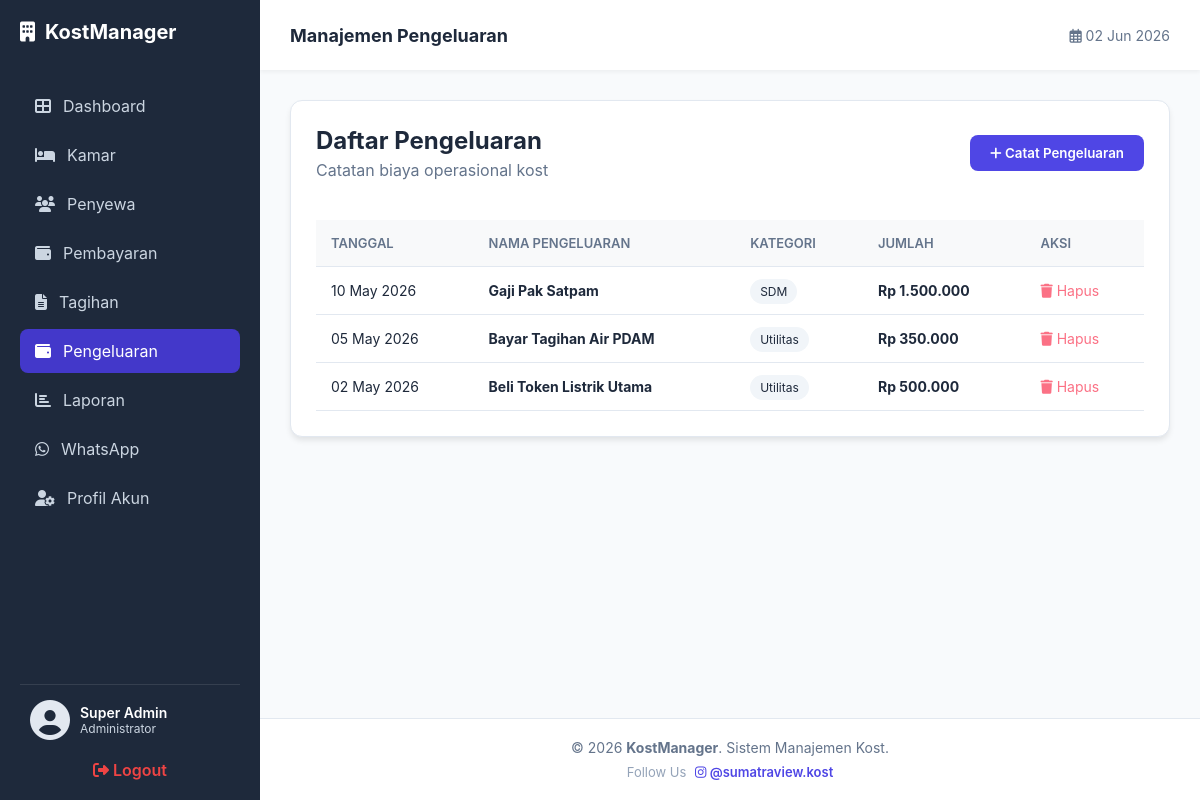
The app's page /pengeluaran.php (signed in) with its own data.
### tables this page shows
CREATE TABLE `pengeluaran` (
  `id_pengeluaran` int(11) NOT NULL,
  `nama_pengeluaran` varchar(100) DEFAULT NULL,
  `kategori` varchar(50) DEFAULT NULL,
  `jumlah` decimal(10,2) DEFAULT NULL,
  `tanggal` date DEFAULT NULL,
  `keterangan` text DEFAULT NULL
);

### pengeluaran.php (the view, shortened to what this page needs)
<?php
require 'koneksi.php';
$sql = "SELECT * FROM pengeluaran ORDER BY tanggal DESC";
$result = mysqli_query($conn, $sql);
?>
<!DOCTYPE html>
<html lang="id">
<head>
    <link rel="stylesheet" href="style.css">
    <link rel="stylesheet" href="https://cdnjs.cloudflare.com/ajax/libs/font-awesome/6.4.0/css/all.min.css">
</head>
<body>
    <?php include 'includes/sidebar.php'; ?>
    <div class="main-wrapper">
        <header class="header">
            <div class="header-left">
                <h2 style="margin:0; font-size: 18px; color: #1e293b;">Manajemen Pengeluaran</h2>
            </div>
            <div class="header-right">
                <span style="color: #64748b; font-size: 14px;"><i class="far fa-calendar-alt"></i> <?= date('d M Y') ?></span>
            </div>
        </header>
        <main class="main-content">
            <div class="data-section">
                <div style="display: flex; justify-content: space-between; align-items: center; margin-bottom: 25px;">
                    <div>
                        <h1 style="margin: 0; font-size: 24px; color: #1e293b;">Daftar Pengeluaran</h1>
                        <p style="color: #64748b; margin-top: 5px;">Catatan biaya operasional kost</p>
                    </div>
                    <button class="btn-add" onclick="document.getElementById('modalPengeluaran').style.display='flex'">
                        <i class="fas fa-plus"></i> Catat Pengeluaran
                    </button>
                </div>
                <div style="overflow-x: auto;">
                    <table>
                        <thead>
                            <tr>
                                <th>Tanggal</th>
                                <th>Nama Pengeluaran</th>
                                <th>Kategori</th>
                                <th>Jumlah</th>
                                <th>Aksi</th>
                            </tr>
                        </thead>
                        <tbody>
                            <?php if(mysqli_num_rows($result) > 0): ?>
                                <?php while($row = mysqli_fetch_assoc($result)): ?>
                                <tr>
                                    <td><?= date('d M Y', strtotime($row['tanggal'])) ?></td>
                                    <td><strong><?= htmlspecialchars($row['nama_pengeluaran']) ?></strong></td>
                                    <td><span style="background:#f1f5f9; padding:5px 10px; border-radius:15px; font-size:12px;"><?= htmlspecialchars($row['kategori']) ?></span></td>
                                    <td><strong>Rp <?= number_format($row['jumlah'], 0, ',', '.') ?></strong></td>
                                    <td>
                                        <a href="pengeluaran.php?hapus=<?= $row['id_pengeluaran'] ?>" onclick="return confirm('Hapus catatan ini?')" style="color: #fb7185; text-decoration: none;">
                                            <i class="fas fa-trash"></i> Hapus
                                        </a>
                                    </td>
                                </tr>
                                <?php endwhile; ?>
                            <?php else: ?>
                                <tr><td colspan="5" style="text-align: center; padding: 40px; color: #94a3b8;">Belum ada data pengeluaran.</td></tr>
                            <?php endif; ?>
                        </tbody>
                    </table>
                </div>
            </div>
        </main>
        <?php include 'includes/footer.php'; ?>
    </div>
</body>
</html>

### style.css (style rules this page uses)
* { margin: 0; padding: 0; box-sizing: border-box; font-family: 'Inter', sans-serif; }
body { display: flex; background-color: #f8f9fa; min-height: 100vh; }
.main-content { flex: 1; padding: 30px; }
.data-section { background: white; border-radius: 15px; padding: 25px; box-shadow: 0 4px 6px -1px rgba(0,0,0,0.1); }
.btn-add { background: #4f46e5; color: white; padding: 10px 20px; border-radius: 8px; text-decoration: none; font-weight: 500; }
table { width: 100%; border-collapse: collapse; margin-top: 10px; }
table th { text-align: left; padding: 15px; background-color: #f8f9fa; color: #64748b; font-size: 13px; text-transform: uppercase; border-bottom: 1px solid #e2e8f0; }
table td { padding: 15px; border-bottom: 1px solid #e2e8f0; color: #1e293b; font-size: 14px; }

### pengeluaran.php (style rules this page uses)
:root { --sidebar-width: 260px; --navbar-height: 70px; --primary-dark: #1e293b; }
body { margin: 0; display: flex; background-color: #f8fafc; font-family: 'Inter', sans-serif; }
.main-wrapper { flex: 1; margin-left: var(--sidebar-width); display: flex; flex-direction: column; min-height: 100vh; }
.header { height: var(--navbar-height); background: white; padding: 0 30px; display: flex; align-items: center; justify-content: space-between; box-shadow: 0 2px 4px rgba(0,0,0,0.05); position: sticky; top: 0; z-index: 999; }
.main-content { padding: 30px; flex: 1; }
.data-section { background: white; border-radius: 12px; padding: 25px; border: 1px solid #e2e8f0; box-shadow: 0 4px 6px -1px rgba(0,0,0,0.1); }
table { width: 100%; border-collapse: collapse; margin-top: 15px; }
th { background: #f8fafc; color: #64748b; font-weight: 600; text-align: left; padding: 15px; border-bottom: 2px solid #edf2f7; text-transform: uppercase; font-size: 12px; }
td { padding: 15px; border-bottom: 1px solid #edf2f7; vertical-align: middle; color: #1e293b; font-size: 14px; }
.btn-add { background: #4f46e5; color: white; border: none; padding: 10px 20px; border-radius: 8px; cursor: pointer; font-weight: 600; }

### records on screen
pengeluaran: tanggal "10 May 2026", nama_pengeluaran "Gaji Pak Satpam", kategori "SDM", jumlah "1.500.000"
pengeluaran: tanggal "05 May 2026", nama_pengeluaran "Bayar Tagihan Air PDAM", kategori "Utilitas", jumlah "350.000"
pengeluaran: tanggal "02 May 2026", nama_pengeluaran "Beli Token Listrik Utama", kategori "Utilitas", jumlah "500.000"

### other values on screen
$_SESSION['nama_lengkap'] "Super Admin"
